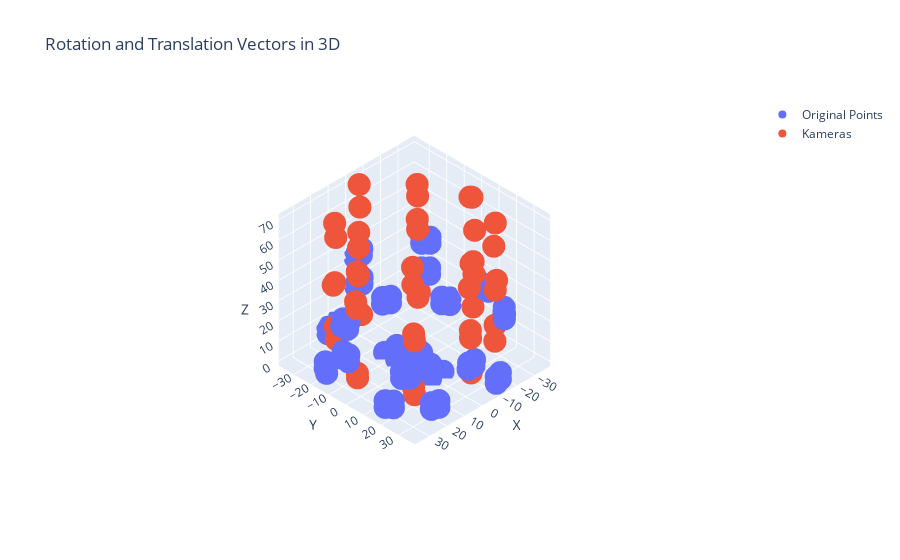

The notebook cell saved with this chart:
### Code cell
def wolke_zeigen(coords, pictures):

    # pip install plotly

    import plotly.graph_objs as go

    coords_img = []
    for _, p in pictures.dropna().iterrows():
        rt = p[['r1', 'r2', 'r3']].to_numpy(dtype=np.float64)
        R = cv2.Rodrigues(rt)[0]
        R = np.linalg.inv(R)
        t = p[['t1', 't2', 't3']].to_numpy(dtype=np.float64).T
        t = -R@t
        coords_img.append(t)
    coords_img = np.array(coords_img)

    # Create a 3D scatter plot
    fig = go.Figure(data=[go.Scatter3d(x=coords['x'], y=coords['y'], z=coords['z'], mode='markers', name='Original Points'),
                          go.Scatter3d(x=coords_img[:, 0], y=coords_img[:, 1], z=coords_img[:, 2],
                                       mode='markers', name='Kameras')])

    # Add labels to the plot
    fig.update_layout(scene=dict(xaxis_title='X', yaxis_title='Y', zaxis_title='Z'),
                      title='Rotation and Translation Vectors in 3D')
    fig.layout.scene.camera.projection.type = "orthographic"
    fig.show()


wolke_zeigen(coords, pictures)
